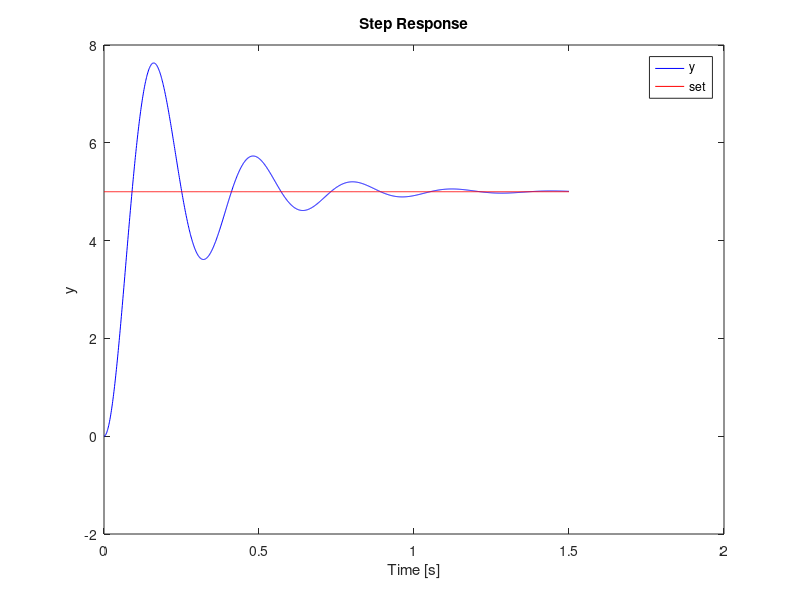
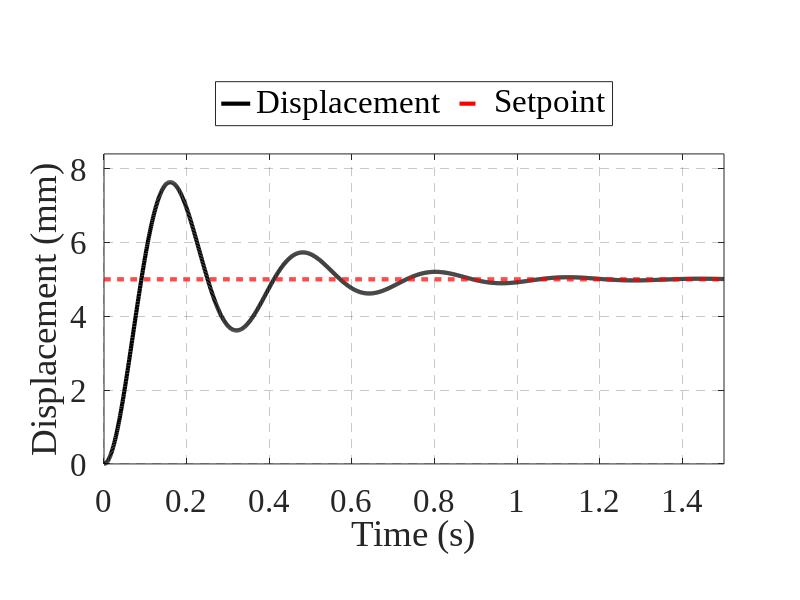

Source code (MATLAB) for these figures, in order:
% 이름   : time_series_example
% 용도   : plot-style time-series 케이스 — before/after 비교 예제
% 작성자 : REM2 / 2026
% 사용법 : MATLAB에서 직접 실행 (외부 데이터 불필요). image_fig/에 PNG 저장
% 의존성 : 없음 (기본 MATLAB)

%% 합성 데이터 — 2차 부족감쇠 스텝 응답 (변위 mm)
clear; clc;
zeta = 0.2;  wn = 20;                       % 감쇠비, 고유진동수 (rad/s)
wd   = wn*sqrt(1 - zeta^2);
t    = 0:1e-3:1.5;                          % 시간 (s) — 0부터 시작
phi  = atan2(sqrt(1 - zeta^2), zeta);
y    = 1 - (exp(-zeta*wn*t)./sqrt(1 - zeta^2)).*sin(wd*t + phi);
y    = 5*y;                                 % 변위 스케일 (mm)
setpoint = 5*ones(size(t));                 % 목표 변위 (mm)

%% 출력 폴더 (스크립트 위치 기준)
thisDir = fileparts(mfilename('fullpath'));
outDir  = fullfile(thisDir, 'image_fig');
if ~exist(outDir, 'dir'); mkdir(outDir); end

%% ── BEFORE — 흔한 문제: 얇은 선, 단위 brackets, grid 없음, xlim 없음, shorthand 색, 불필요한 title
figBefore = figure('Name', 'time-series BEFORE');
plot(t, y, 'b');                            % 얇은 기본 선 + shorthand 색
hold on;
plot(t, setpoint, 'r');
xlabel('Time [s]');                         % brackets (잘못)
ylabel('y');                                % 단위·의미 불명
title('Step Response');                     % 불필요한 title
legend('y', 'set');
exportgraphics(figBefore, fullfile(outDir, 'time_series_before.png'), 'Resolution', 300);

%% ── AFTER — plot-style Common + time-series 케이스 적용
% 스타일 블록 (예제 자립성을 위해 인라인)
fontSize  = 24;  fontName = 'Times New Roman';  lineWidth = 3.0;
gridStyle = '--';  gridAlpha = 0.25;
colorOrder = [0 0 0; 1 0 0; 0 0 1];

% 재현 가능한 export 크기 (docking 대신 고정 Position)
figAfter = figure('Name', 'time-series AFTER', 'Color', 'w', ...
                  'Units', 'pixels', 'Position', [100 100 960 540]);
ax = axes('Parent', figAfter);

hMeas = plot(ax, t, y, 'LineStyle', '-', 'Color', colorOrder(1,:), 'LineWidth', lineWidth);
hold(ax, 'on');
hRef  = plot(ax, t, setpoint, 'LineStyle', '--', 'Color', colorOrder(2,:), 'LineWidth', lineWidth);

xlabel(ax, 'Time (s)');                     % 단위 괄호
ylabel(ax, 'Displacement (mm)');            % 물리 단위 명시
xlim(ax, [0, t(end)]);                      % 0부터 시작
ylim(ax, [0, 1.1*max(y)]);                  % 위쪽 ~10% 패딩
pbaspect(ax, [2 1 1]);                      % 시계열 wide
set(ax, 'FontSize', fontSize, 'FontName', fontName, 'Box', 'on', ...
        'XGrid', 'on', 'YGrid', 'on', 'GridLineStyle', gridStyle, 'GridAlpha', gridAlpha);
legend(ax, [hMeas, hRef], {'Displacement', 'Setpoint'}, ...
       'Location', 'northoutside', 'NumColumns', 2, ...
       'FontSize', fontSize, 'FontName', fontName);
exportgraphics(figAfter, fullfile(outDir, 'time_series_after.png'), 'Resolution', 300);

disp('time_series_example: before/after PNG 저장 완료 → image_fig/');
